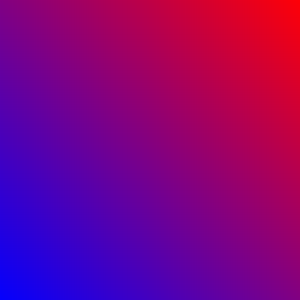
#> input picture OpenCV/PythonWatermark/image2.png, 300 x 300 px
$ python mark.py
#> lines starting #> are read from the running program, lines starting #| are printed output that depends on the picture
# requires matplotlib and opencv
import matplotlib.pyplot as plt
import cv2, copy

"""
Requirements:
anaconda, python3
matplotlib
opencv (conda install) (opencv-python)

Info:
Image watermarking occurs with an input and watermark image.
Both images are the same size, as they are traversed simultaneously.
The watermark will be applied on the original where the alpha channel is not clear on the watermark.
"""

# open original and watermark with rgba
original = cv2.imread('image2.png', cv2.IMREAD_UNCHANGED)
#> original is the input picture: shape (300, 300, 3); mean B, G, R 130, 0, 129.1
watermark = cv2.imread('watermark2.png', cv2.IMREAD_UNCHANGED)
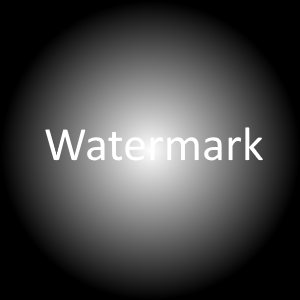
#> input picture OpenCV/PythonWatermark/watermark2.png, 300 x 300 px
#> watermark is the input picture: shape (300, 300, 3); min 0, max 255, mean 68.6
# copy the original to not modify it for the output
output = copy.deepcopy(original)

# make sure the images are the same size
assert len(original) == len(watermark)

# image sizes
h = original.shape[0]
#> h = 300
w = original.shape[1]
#> w = 300

# loop over the original pixel by pixel
for y in range(h):
    for x in range(w):
        # get rgba to check if the image is not clear at the current pixel
        w_rgba = watermark[x, y]

        # if watermark pixel has alpha data (r,g,b,a), avg the pixels
        if w_rgba[-1] != 0:
            # get rgba of original pixel so it can be averaged
            o_rgba = original[x, y]
            # average each pixel's (r,g,b,a)
            output[x, y] = [(o_rgba[i] + w_rgba[i]) / 2 for i in range(len(o_rgba))]
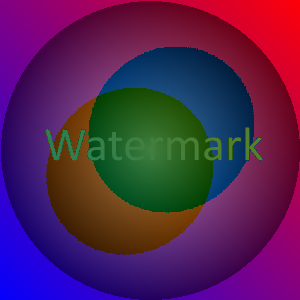
#> output: shape (300, 300, 3); mean B, G, R 81.6, 34.1, 81.2


# display the watermarked image
cv2.imshow('image', output)
cv2.waitKey(0)
cv2.destroyAllWindows()
